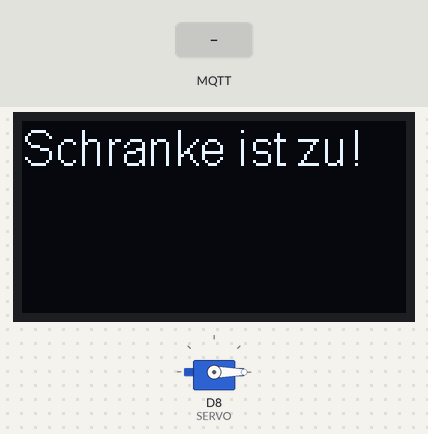
A program run on a simulated ESP8266 (NodeMCU). On the bench: 128×64 one-colour display, servo. Inputs (shaded band) come from the test bench. WiFi joins after 1.5 s; servers stay silent unless stated; no MQTT or app messages arrive unless stated; what the program prints to the serial monitor is not drawn.

Above: at 2.8 s.
2.9 s: MQTT message "true" arrives on the first subscribed topic
At 4.5 s:
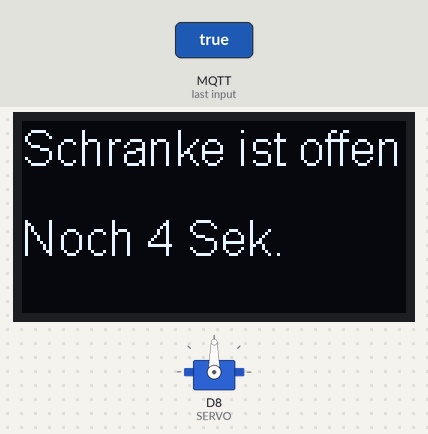
5.9 s: MQTT message "on" arrives on the first subscribed topic
At 7.1 s:
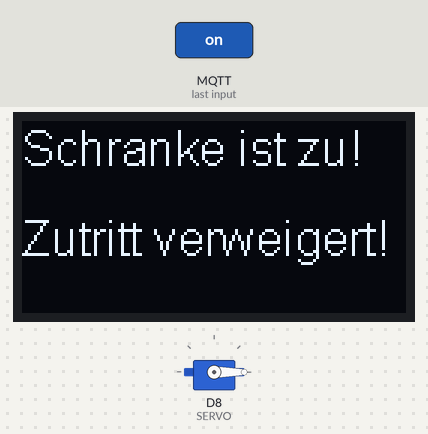
Timing chart, 0 to 8.9 s (numbered marks = the images above; inputs shaded):
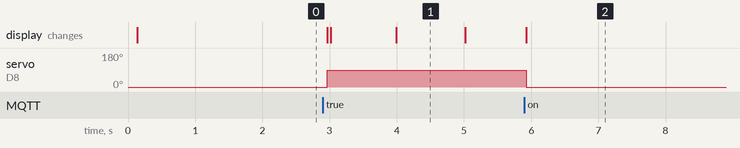

Measured:
- after the input at 2.9 s, servo on D8 (SERVO): 0° → 90° after 0.06 s; the display: first changes after 0.06 s (image 1 shows a later state)
- after the input at 5.9 s, servo on D8 (SERVO): 90° → 0° after 0.02 s instead of 2.1 s; the display: changes at once (image 2)
- what the display in image 1 shows lasts 1.0 s, from 4.0 s to 5.0 s

The program:

main.cpp
```cpp
/*
 *
 * Anschlussbelegung:
 * ==================
 *           NodeMCU | Schranke
 *                D8 | PWM
 *  5V anderes Board | 5V
 *               GND | GND
 *               GND | GND anderes Board
 *
 * NodeMCU | Display
 *    3.3V | VCC
 *     GND | GND
 *      D1 | SCL
 *      D2 | SDA
 *
 * Command to install display header: platformio lib install 2978
 */

#include <ESP8266WiFi.h>
#include <PubSubClient.h>
#include <WiFiClientSecure.h>
#include <ArduinoJson.h>
#include <Servo.h>
#include <Wire.h>
#include <SSD1306.h>
#include <OLEDDisplay.h>

// forward declarations
void setup_wifi();

void callback(String topic, byte *message, unsigned int length);

void reconnect();

void schranke_auf();

void schranke_zu();

void schranke_zu_text();

// WiFi-Zugangsdaten
const char *ssid = "BS-GAST";
const char *passphrase = "bs2020##";

// MQTT-Serverdaten
const char *mqtt_server = "mqtt.fachinformatiker.schule";
const int mqtt_port = 8883; // für eine TLS-verschlüsselte Kommunikation
const char *mqtt_user = "itt11d";
const char *mqtt_password = "ZumRegelwidrigenRegen";
const char *mqtt_client_name = "JayEricSchranke";  // beliebig wählbar, muss aber pro Client einmalig sein (wegen Mosquitto); bitte ändern

// Topics für Subscription und eigenes Publishing
const char *topic_sub = "itt11d/JayEricSchranke/CardValidation";
const char *topic_pub = "itt11d/JayEricSchranke/Schrankenstatus";

const char *schranken_status = "closed";

// Konstanten
const int pub_interval = 1000;  // Intervall für eigene pub-Nachrichten (in ms)


WiFiClientSecure wifi;
PubSubClient client(wifi);

long now;  // aktuelle Laufzeit
long last_mqtt_publish = 0;  // Zeitpunkt des letzten MQTT-Publish

int pub_counter = 0;  // Zählwert als Inhalt für eigene Publish-Nachrichten

Servo servo;
int oldpos = 0;
int newpos = 0;
long since_time_opened = 0;
long opening_time = 5000;
bool is_open = false;

long since_access_revoke = 0;
long access_revoke_time = 5000;
bool access_revoked = false;

#define SERVO D8  // Servo an Pin D8
#define SDA_PIN D2  // SDA an D2
#define SCL_PIN D1  // SCL an D1

const int DISPLAY_ADDR = 0x3c;  // I2C-Addresse des Displays

SSD1306Wire *display;
//Display-Code muss noch komplett geaddet werden!


//SSD1306Wire *display;

/* ---------- Hauptfunktionen ---------- */

/**
 * setup
 */
void setup() {
    // Serial
    Serial.begin(9600);
    Serial.println();
    delay(100);
    Serial.println("Setup...");

    // Display
    display = new SSD1306Wire(DISPLAY_ADDR, SDA_PIN, SCL_PIN);
    display->init();
    display->displayOn();
    display->flipScreenVertically();
    display->clear();

    //Servo
    servo.attach(SERVO, 500, 2400);
    Serial.begin(115200);
    servo.write(newpos);

    //Starttext
    display->setFont(ArialMT_Plain_16);
    display->drawString(0, 0, "Schranke ist zu!");

    // Anzeige aktualisieren
    display->display();

    // WiFi
    setup_wifi();

    // MQTT
    wifi.setInsecure(); // MQTT-Kommunikation ohne TLS-Zertifikatsvalidierung ermöglichen
    client.setServer(mqtt_server, mqtt_port);
    client.setCallback(callback);

    Serial.println("Setup abgeschlossen");
}


/**
 * loop
 */
void loop() {
    if (!client.connected()) {
        // MQTT-Verbindung wieder herstellen
        Serial.println(millis());
        Serial.println("Not connected");
        reconnect();
    }

    // regelmäßigen Nachrichtenempfang gewährleisten, false bei Verbindungsabbruch
    if (!client.loop()) {
        Serial.println("MQTT-Verbindung abgebrochen");
        client.connect(mqtt_client_name, mqtt_user, mqtt_password);
    }

    // non-blocking Timer für eigene Publish-Nachrichten;
    now = millis();
    if (millis() - last_mqtt_publish > pub_interval) {
        last_mqtt_publish = now;
        client.publish(topic_pub, schranken_status);
    }

    if (is_open) {
        if (millis() - since_time_opened > opening_time) {
            schranke_zu();
            schranke_zu_text();
        } else {
            display->clear();
            display->setFont(ArialMT_Plain_16);
            display->drawString(0, 0, "Schranke ist offen!");
            display->drawString(0, 30, "Noch " +
                                       String(((opening_time - (millis() - since_time_opened)) / 1000) + 1) +
                                       " Sek.");
            display->display();
        }
    } else if(access_revoked) {
        if(millis() - since_access_revoke > access_revoke_time) {
            schranke_zu_text();
            access_revoked = false;
        }
    }

    if (newpos != oldpos) {
        if (newpos >= 0 && newpos <= 180) {
            servo.write(newpos);
            oldpos = newpos;
        }
    }

    delay(50);
}

/**
 * setup_wifi
 */
void setup_wifi() {
    delay(10);
    Serial.print("WiFi");
    WiFi.begin(ssid, passphrase);
    while (WiFi.status() != WL_CONNECTED) {
        Serial.print(".");
        delay(500);
    }
    Serial.println(" connected");
}


/**
 * callback
 */
void callback(String topic, byte *message, unsigned int length) {
    // Callback-Funktion für MQTT-Subscriptions
    String messageTemp;

    Serial.print("Message arrived on topic: ");
    Serial.println(topic);

    // Message byteweise verarbeiten und auf Konsole ausgeben
    for (int i = 0; i < length; i++) {
        Serial.print((char) message[i]);
        messageTemp += (char) message[i];
    }
    Serial.println();

    // Behandlung bestimmter Topics
    if (topic == topic_sub) {
        Serial.println(messageTemp);
        if (messageTemp == "true") {
            schranke_auf();
        } else {
            schranke_zu();

            display->clear();
            display->setFont(ArialMT_Plain_16);
            display->drawString(0, 0, "Schranke ist zu!");
            display->drawString(0, 30, "Zutritt verweigert!");
            display->display();
            since_access_revoke = millis();
            access_revoked = true;
        }
    }
}


/**
 * reconnect
 */
void reconnect() {
    // Wiederverbinden mit dem MQTT-Broker
    while (!client.connected()) {
        Serial.println("MQTT reconnect");
        if (client.connect(mqtt_client_name, mqtt_user, mqtt_password)) {
            Serial.println("connected");
            client.subscribe(topic_sub);
        } else {
            Serial.print("failed: ");
            Serial.println(client.state());
            delay(5000);
        }
    }
}

void schranke_auf() {
    newpos = 90;
    schranken_status = "open";
    is_open = true;
    since_time_opened = millis();
}

void schranke_zu() {
    newpos = 0;
    schranken_status = "closed";
    is_open = false;
}

void schranke_zu_text() {
    display->clear();
    display->setFont(ArialMT_Plain_16);
    display->drawString(0, 0, "Schranke ist zu!");
    display->display();
}
```
